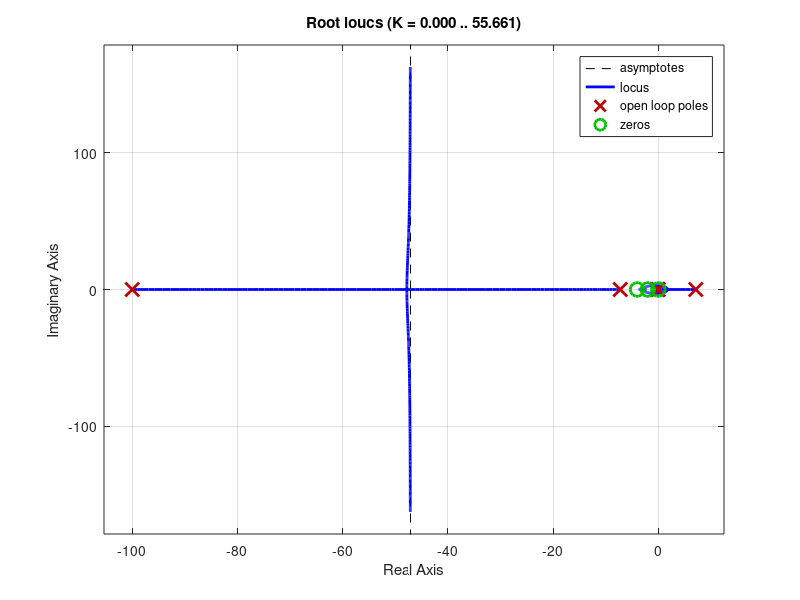

Write MATLAB code to recreate this figure. (Note: this script raises an error after producing the figure.)
%% Control design for inverted pendulum on a cart
% Model from Exercise 4.4: a pendulum (mass m, inertia I, distance l from the
% pivot to its center of mass) is hinged on a cart of mass M. The input u is
% the horizontal force on the cart, the output theta is the pendulum angle
% from the upward vertical, and mu is the cart friction coefficient.

clear all
close all

M = 0.5;     % cart mass [kg]
m = 0.5;     % pendulum mass [kg]
l = 0.3;     % pivot to pendulum center of mass [m]
I = 0.006;   % pendulum inertia [kg m^2]
mu = 0.1;    % cart friction [N s/m]
g = 9.81;    % gravity [m/s^2]
s = tf('s');

q = (M+m)*(I+m*l^2) - (m*l)^2;
G = -(m*l/q)*s/(s^3 + mu*(I+m*l^2)/q*s^2 - (M+m)*m*g*l/q*s - mu*m*g*l/q);
%%
% The poles of G are

pole(G)
%%
% One pole is in the RHP, so the system is not input/output stable. The step
% response confirms it:

step(G, 1);
%%
% Note also the zero at the origin, and the minus sign: pushing the cart to
% the right makes the pendulum fall to the left. Therefore, our controller will
% have a negative gain.
%% PD Controller Design
% Let's try with a PD controller with a negative gain
%
% $$C(s) = -(k_p + k_d s)$$

kp = 6; kd = 1;
C = -(kp + kd*s)/(s/100+1);
rlocus(C*G);
%%
% The zero of G at the origin attracts one of the closed loop poles: for any
% gain, a pole remains near the origin, in the RHP. For example, with K = 10

K = 10;
pole(minreal(K*C*G/(1+K*C*G)))
%%
% To cancel the zero at the origin, we need a pole at the origin, i.e., an
% integrator.
%% PID Controller Design
% The PID controller is given by
%
% $$C(s) = -\left(k_p+k_ds+\frac{k_i}{s}\right) = -k_d \frac{s^2+as+b}{s}$$
%
% with
%
% $$a = \frac{k_p}{k_d} , \qquad b = \frac{k_i}{k_d} $$
%
% For example, let

kp = 6; kd = 1; ki = 8;
C = -(kp + kd*s + ki/s)/(s/100+1);
rlocus(C*G);
%%
% Now all the branches can be brought to the LHP. With a gain of 10 the
% dominant closed loop poles are at about -2.7 +/- 1.2j.

C = 10*C;
pzplot(minreal(C*G/(1+C*G)));
%%
% Finally, let's see how the pendulum reacts to a push (a step disturbance
% force on the cart). The transfer function from the disturbance to theta is
% G/(1+CG):

step(minreal(G/(1+C*G)), 5);
%%
% For a 1 N push the pendulum tilts by less than one degree and returns upright. Note that
% we only control theta: the cart position is not controlled, so the cart
% keeps moving after a push.

[numC, denC] = tfdata(C, 'v')
